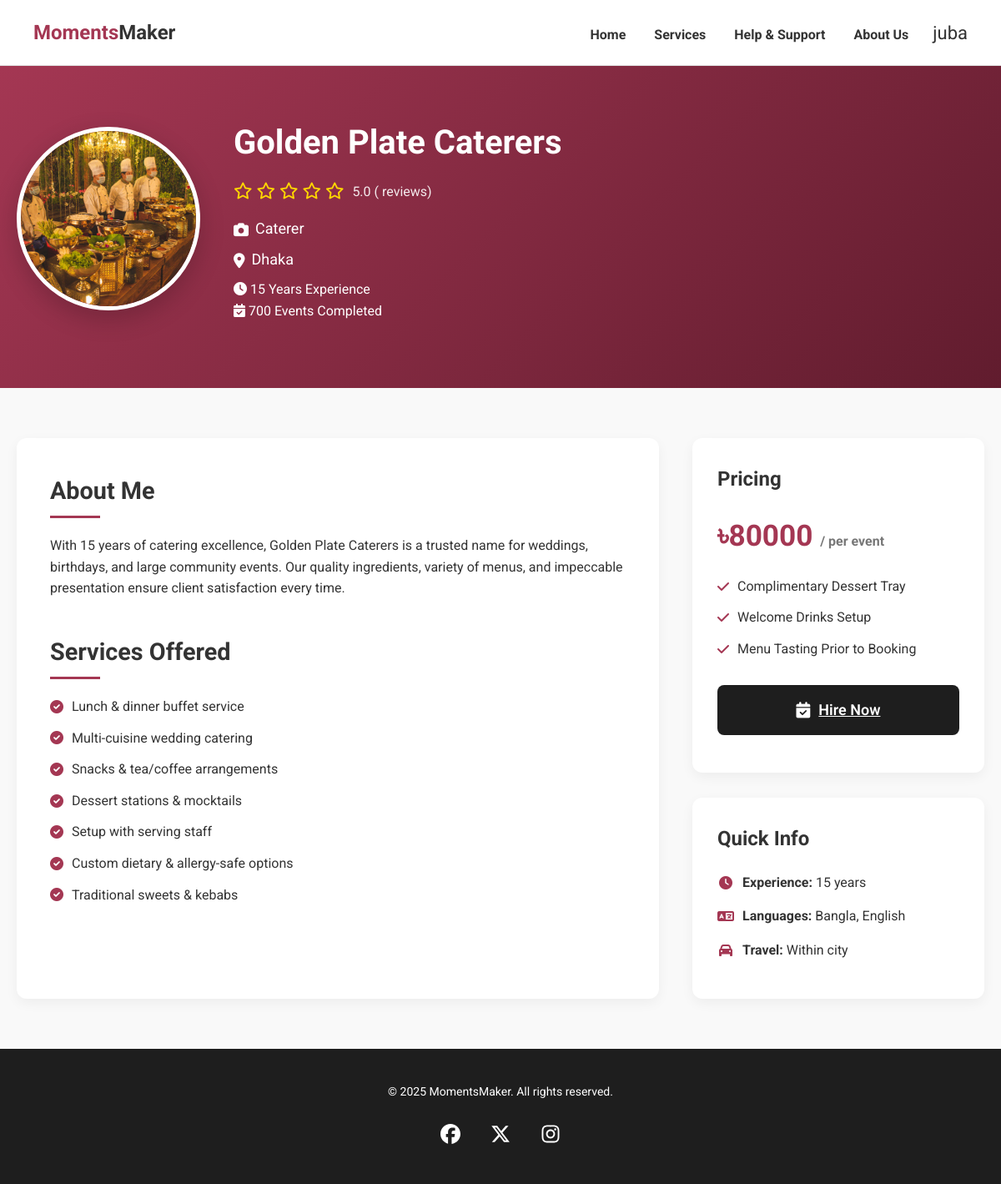
Screenshot of /services/provider/16/ (signed in) with the database file from the repository.
### services/models.py (models this page shows, shortened)
class ServiceProvider(models.Model):
    SERVICE_TYPES = (
        ('photographer', 'Photographer'),
        ('decorator', 'Decorator'),
        ('caterer', 'Caterer'),
    )
    LOCATIONS = (
        ('dhaka', 'Dhaka'),
        ('chattogram', 'Chattogram'),
        ('khulna', 'Khulna'),
        ('rajshahi', 'Rajshahi'),
        ('barishal', 'Barishal'),
        ('sylhet', 'Sylhet'),
        ('mymensingh', 'Mymensingh'),
        ('rangpur', 'Rangpur'),
    )
    EVENT_TYPES = (
        ('wedding', 'Wedding'),
        ('birthday', 'Birthday'),
        ('corporate', 'Corporate Event'),
        ('anniversary', 'Anniversary'),
        ('party', 'Party'),
    )
    user = models.ForeignKey(User, on_delete=models.CASCADE)
    name = models.CharField(max_length=200)
    image = models.ImageField(upload_to='service_providers/')
    short_desc = models.TextField()
    service_type = models.CharField(max_length=20, choices=SERVICE_TYPES)
    location = models.CharField(max_length=20, choices=LOCATIONS)
    event_types = models.CharField(max_length=20, choices=EVENT_TYPES, default='wedding')
    available_dates = models.JSONField(default=list)
    experience = models.PositiveIntegerField()
    events_completed = models.PositiveIntegerField(default=0)  # NEW
    rating = models.DecimalField(max_digits=3, decimal_places=1)
    price = models.IntegerField()
    price_unit = models.CharField(max_length=50, default='per event')  # NEW
    is_verified = models.BooleanField(default=False)  # NEW
    languages = models.CharField(max_length=200, default='Bangla, English')  # NEW
    travel_info = models.CharField(max_length=200, default='Within city')  # NEW
    services_offered = models.ManyToManyField(Service, blank=True, related_name='providers')  # NEW
    package_features = models.ManyToManyField(PackageFeature, blank=True, related_name='providers')  # NEW
    created_at = models.DateTimeField(auto_now_add=True)

class Service(models.Model):
    name = models.CharField(max_length=100)

class PackageFeature(models.Model):
    name = models.CharField(max_length=100)

### services/views.py (the view)
# urls.py: path('services/provider/<int:pk>/', s_views.provider_detail, name='provider_detail'),
@login_required
def provider_detail(request, pk):
    provider = get_object_or_404(ServiceProvider, pk=pk)
    return render(request, 'services/provider-details.html', {'provider': provider})

### template/services/provider-details.html (shortened to what this page needs)
<!DOCTYPE html>
{% load static %}
<html lang="en">
<head>
  <link rel="stylesheet" href="{% static 'css/styles.css' %}"/>
  <link rel="stylesheet" href="{% static 'css/details.css' %}">
  <link rel="stylesheet" href="https://cdnjs.cloudflare.com/ajax/libs/font-awesome/6.0.0/css/all.min.css">
</head>
<body>
  <header>
    <div class="logo"><span>Moments</span>Maker</div>
    <nav>
      <a href="{% url 'home' %}">Home</a>
      <a href="{% url 'services' %}">Services</a>
      <a href="{% url 'help' %}">Help & Support</a>
      <a href="{% url 'about' %}">About Us</a>
      <div class="profile-dropdown">
        {% if user.is_authenticated %}
          <span class="icon" id="profileIcon">{{ user.last_name }}</span>
        {% else %}
          <span class="icon" id="profileIcon">👤</span>
          <div class="dropdown-menu" id="dropdownMenu">
            <a href="{% url 'login' %}">Login</a>
          </div>
        {% endif %}
      </div>
    </nav>
  </header>
  <main>
    <section class="provider-hero">
      <div class="container">
        <div class="provider-header">
          <div class="provider-image">
            <img src="{{ provider.image.url }}" alt="{{ provider.name }}">
          </div>
          <div class="provider-meta">
            <h1>{{ provider.name }}</h1>
            <div class="rating">
              <div class="stars">
                {% for i in "12345" %}
                  {% if forloop.counter <= provider.rating|floatformat:0 %}
                    <i class="fas fa-star"></i>
                  {% elif forloop.counter == provider.rating|floatformat:0|add:"1" and provider.rating|floatformat:1|stringformat:"s"|slice:"-1" == "5" %}
                    <i class="fas fa-star-half-alt"></i>
                  {% else %}
                    <i class="far fa-star"></i>
                  {% endif %}
                {% endfor %}
              </div>
              <span class="rating-text">{{ provider.rating }} ({{ provider.review_count }} reviews)</span>
            </div>
            <div class="specialization">
              <i class="fas fa-camera"></i>
              <span>{{ provider.get_service_type_display }}</span>
            </div>
            <div class="location">
              <i class="fas fa-map-marker-alt"></i>
              <span>{{ provider.get_location_display }}</span>
            </div>
            <div class="meta-grid">
              <div class="meta-item">
                <i class="fas fa-clock"></i>
                <span>{{ provider.experience }} Years Experience</span>
              </div>
              <div class="meta-item">
                <i class="fas fa-calendar-check"></i>
                <span>{{ provider.events_completed }} Events Completed</span>
              </div>
            </div>
          </div>
        </div>
      </div>
    </section>
    <section class="provider-details">
      <div class="container">
        <div class="details-grid">
          <div class="main-content">
            <div class="about-section">
              <h2>About Me</h2>
              <p>{{ provider.short_desc }}</p>
            </div>
            <div class="services-section">
              <h2>Services Offered</h2>
              <ul class="services-list">
                {% for service in provider.services_offered.all %}
                  <li><i class="fas fa-check-circle"></i><span>{{ service.name }}</span></li>
                {% empty %}
                  <li>No services listed yet.</li>
                {% endfor %}
              </ul>
            </div>
          </div>
          <div class="sidebar">
            <div class="pricing-card">
              <h3>Pricing</h3>
              <div class="price">৳{{ provider.price }} <span>/ {{ provider.price_unit }}</span></div>
              <ul class="package-features">
                {% for feature in provider.package_features.all %}
                  <li><i class="fas fa-check"></i>{{ feature.name }}</li>
                {% empty %}
                  <li>No package details available.</li>
                {% endfor %}
              </ul>
              <a href="{% url 'add_to_cart' provider.id %}" class="btn dark hire-btn">
                <i class="fas fa-calendar-check"></i> Hire Now
              </a>
            </div>
            <div class="quick-info">
              <h3>Quick Info</h3>
              <div class="info-item">
                <i class="fas fa-clock"></i><span><strong>Experience:</strong> {{ provider.experience }} years</span>
              </div>
              <div class="info-item">
                <i class="fas fa-language"></i><span><strong>Languages:</strong> {{ provider.languages }}</span>
              </div>
              <div class="info-item">
                <i class="fas fa-car"></i><span><strong>Travel:</strong> {{ provider.travel_info }}</span>
              </div>
            </div>
          </div>
        </div>
      </div>
    </section>
   <footer class="footer">
      <p>&copy; 2025 MomentsMaker. All rights reserved.</p>
      <div class="social-icons">
        <a href="https://www.facebook.com/abdullah.al.jubayer.335106"><img src="{% static 'images/facebook.svg' %}" alt="Facebook" /></a>
        <a href="https://x.com/AbdullahAl77285"><img src="{% static 'images/twitter.svg' %}" alt="Twitter" /></a>
        <a href="https://www.instagram.com/_jubayer0_0/"><img src="{% static 'images/instagram.svg' %}" alt="Instagram" /></a>
      </div>
    </footer>
    </main>
</body>
</html>

### static/css/styles.css (style rules this page uses)
* { box-sizing: border-box; margin: 0; padding: 0; }
body { font-family: 'Roboto', sans-serif; background-color: #fff; color: #333; }
header { display: flex; justify-content: space-between; align-items: center; padding: 20px 40px; border-bottom: 1px solid #ddd; background-color: white; z-index: 1000; }
.logo { font-size: 24px; font-weight: bold; }
.logo span { color: #a43753; }
.profile-dropdown { position: relative; display: inline-block; }
.profile-dropdown .icon { cursor: pointer; font-size: 22px; margin-left: 10px; }
nav a { position: relative; margin: 0 15px; text-decoration: none; color: #333; font-weight: bold; }
nav a:after { content: ''; position: absolute; bottom: 0; left: 0; width: 0; height: 2px; background-color: #a43753; transition: width 0.3s ease; }
nav .icon { font-size: 20px; margin-left: 5px; }
body { font-family: 'Roboto', sans-serif; background-color: #fff; color: #333; line-height: 1.6; }
html, body { height: 100%; margin: 0; padding: 0; display: flex; flex-direction: column; }
main { flex: 1; }
.btn { padding: 16px 32px; border-radius: 8px; font-weight: 600; font-size: 18px; cursor: pointer; transition: all 0.3s ease; }
.btn i { font-size: 1.2rem; }
.btn.dark { background-color: #1e1e1e; color: white; border: none; }
.footer .social-icons img { width: 24px; height: 24px; filter: brightness(0) invert(1); }
.footer { background-color: #1e1e1e; color: white; padding: 40px 20px; text-align: center; margin-top: auto; }
.footer p { margin-bottom: 20px; font-size: 14px; }
.social-icons { display: flex; justify-content: center; gap: 20px; }
.social-icons a { color: white; font-size: 20px; width: 40px; height: 40px; border-radius: 50%; display: flex; align-items: center; justify-content: center; transition: all 0.3s ease; }

### static/css/details.css (style rules this page uses)
.provider-hero { background: linear-gradient(135deg, #a43753 0%, #611c2e 100%); padding: 60px 0 40px; color: white; }
.container { max-width: 1200px; margin: 0 auto; padding: 0 20px; }
.provider-header { display: flex; align-items: center; gap: 40px; margin-bottom: 40px; }
.provider-image { position: relative; width: 220px; height: 220px; border-radius: 50%; border: 5px solid white; box-shadow: 0 10px 30px rgba(0,0,0,0.2); overflow: hidden; }
.provider-image img { width: 100%; height: 100%; object-fit: cover; }
.provider-meta h1 { font-size: 2.5rem; margin-bottom: 10px; }
.rating { display: flex; align-items: center; gap: 10px; margin-bottom: 15px; }
.stars { color: #FFD700; font-size: 20px; }
.rating-text { font-size: 16px; opacity: 0.9; }
.specialization, .location { display: flex; align-items: center; gap: 8px; margin-bottom: 8px; font-size: 18px; }
.provider-details { padding: 60px 0; background: #f9f9f9; }
.details-grid { display: grid; grid-template-columns: 1fr 350px; gap: 40px; }
.main-content { background: white; padding: 40px; border-radius: 12px; box-shadow: 0 5px 15px rgba(0,0,0,0.05); }
.about-section, .services-section, .portfolio-section, .reviews-section { margin-bottom: 40px; }
h2 { font-size: 1.8rem; color: #333; margin-bottom: 20px; position: relative; padding-bottom: 10px; }
h2:after { content: ''; position: absolute; bottom: 0; left: 0; width: 60px; height: 3px; background: #a43753; }
.services-list { list-style: none; }
.services-list li { margin-bottom: 12px; display: flex; align-items: center; gap: 10px; font-size: 16px; }
.services-list i { color: #a43753; }
.sidebar { display: flex; flex-direction: column; gap: 30px; }
.pricing-card, .quick-info { background: white; padding: 30px; border-radius: 12px; box-shadow: 0 5px 15px rgba(0,0,0,0.05); }
.pricing-card h3, .quick-info h3 { font-size: 1.5rem; margin-bottom: 20px; color: #333; }
.price { font-size: 2.2rem; font-weight: 700; color: #a43753; margin-bottom: 20px; }
.price span { font-size: 1rem; color: #777; }
.package-features { list-style: none; margin-bottom: 30px; }
.package-features li { margin-bottom: 12px; display: flex; align-items: center; gap: 10px; }
.package-features i { color: #a43753; }
.hire-btn, .contact-btn { width: 100%; margin-bottom: 15px; display: flex; align-items: center; justify-content: center; gap: 10px; }
.quick-info .info-item { display: flex; align-items: center; gap: 10px; margin-bottom: 15px; font-size: 16px; }
.quick-info i { width: 20px; color: #a43753; text-align: center; }

### rows the page displays
ServiceProvider: image (picture), name "Golden Plate Caterers", rating "5.0", service_type "Caterer", location "Dhaka", experience "15", events_completed "700", short_desc "With 15 years of catering excellence, Golden Plate Caterers is a trusted name for weddings, birthdays, and large community events. Our quality ingredients, variety of menus, and impeccable presentation ensure client satisfaction every time.", price "80000", price_unit "per event", languages "Bangla, English", travel_info "Within city"
Service: name "Lunch & dinner buffet service"
Service: name "Multi-cuisine wedding catering"
Service: name "Snacks & tea/coffee arrangements"
Service: name "Dessert stations & mocktails"
Service: name "Setup with serving staff"
Service: name "Custom dietary & allergy-safe options"
Service: name "Traditional sweets & kebabs"
PackageFeature: name "Complimentary Dessert Tray"
PackageFeature: name "Welcome Drinks Setup"
PackageFeature: name "Menu Tasting Prior to Booking"

### other values shown
{{ user.last_name }} "juba"
